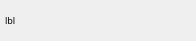
<?xml version="1.0" encoding="UTF-8"?>
<ui version="4.0">
 <class>CheatingListItem</class>
 <widget class="QWidget" name="CheatingListItem">
  <property name="windowModality">
   <enum>Qt::NonModal</enum>
  </property>
  <property name="enabled">
   <bool>true</bool>
  </property>
  <property name="geometry">
   <rect>
    <x>0</x>
    <y>0</y>
    <width>196</width>
    <height>41</height>
   </rect>
  </property>
  <property name="windowTitle">
   <string>cheating_list_item</string>
  </property>
  <layout class="QHBoxLayout" name="horizontalLayout" stretch="0">
   <property name="spacing">
    <number>7</number>
   </property>
   <property name="leftMargin">
    <number>5</number>
   </property>
   <property name="topMargin">
    <number>5</number>
   </property>
   <property name="rightMargin">
    <number>5</number>
   </property>
   <property name="bottomMargin">
    <number>5</number>
   </property>
   <item>
    <widget class="QLabel" name="lbl">
     <property name="font">
      <font>
       <family>华文琥珀</family>
       <pointsize>7</pointsize>
      </font>
     </property>
     <property name="mouseTracking">
      <bool>false</bool>
     </property>
     <property name="frameShape">
      <enum>QFrame::NoFrame</enum>
     </property>
     <property name="lineWidth">
      <number>0</number>
     </property>
     <property name="text">
      <string>lbl</string>
     </property>
     <property name="textFormat">
      <enum>Qt::RichText</enum>
     </property>
     <property name="openExternalLinks">
      <bool>false</bool>
     </property>
    </widget>
   </item>
  </layout>
 </widget>
 <resources/>
 <connections/>
</ui>
